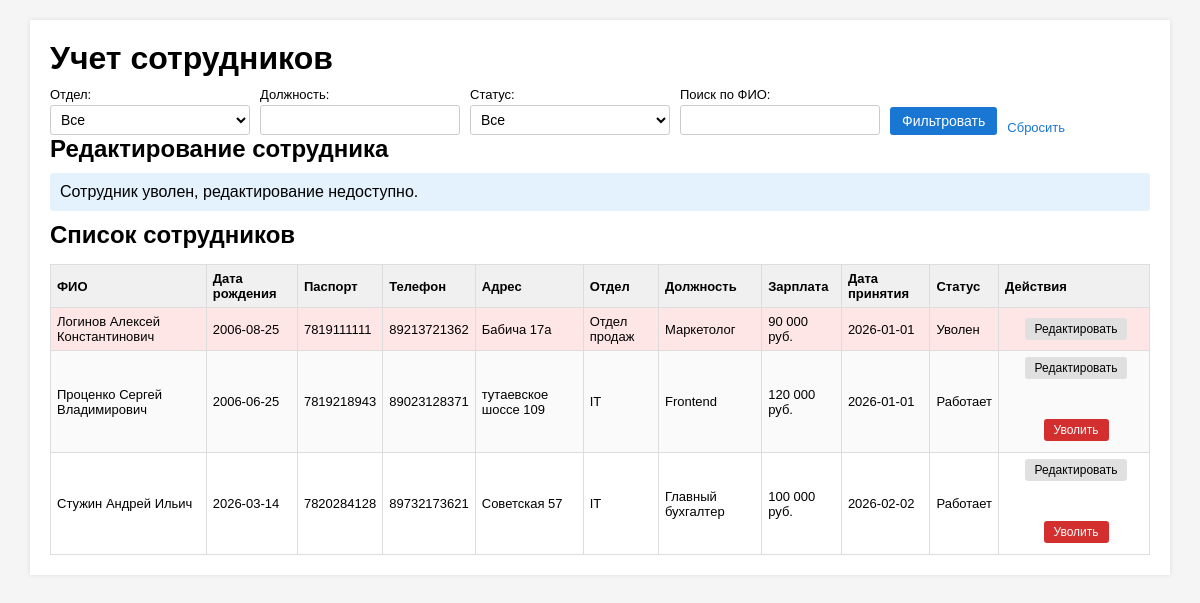
/index.php?edit_id=1, run on the app's committed database.
### tables this page shows
CREATE TABLE `employees` (
  `id` int NOT NULL,
  `full_name` varchar(255) NOT NULL,
  `birth_date` date NOT NULL,
  `passport` varchar(20) NOT NULL,
  `phone` varchar(20) NOT NULL,
  `address` varchar(255) NOT NULL,
  `department` varchar(100) NOT NULL,
  `position` varchar(100) NOT NULL,
  `salary` decimal(10,2) NOT NULL,
  `hire_date` date NOT NULL,
  `is_fired` tinyint(1) NOT NULL DEFAULT '0',
  `fired_at` date DEFAULT NULL
);

### index.php (the view, shortened to what this page needs)
<?php
require_once 'db.php';
$filter_position = trim($_GET['filter_position'] ?? '');
$search_name = trim($_GET['search_name'] ?? '');
$filter_status = trim($_GET['filter_status'] ?? '');
$sql = 'SELECT * FROM employees';
$sql .= ' ORDER BY full_name';
$stmt = $conn->prepare($sql);
$stmt->execute();
$employees = $stmt->get_result();
$edit_id = isset($_GET['edit_id']) ? (int)$_GET['edit_id'] : 0;
$edit_employee = null;
$edit_locked = false;
if ($edit_id > 0) {
    $stmt2 = $conn->prepare('SELECT * FROM employees WHERE id = ?');
    $stmt2->bind_param('i', $edit_id);
    $stmt2->execute();
    $res2 = $stmt2->get_result();
    $edit_employee = $res2->fetch_assoc();
    if ($edit_employee && (int)$edit_employee['is_fired'] === 1) {
        $edit_locked = true;
    }
}
?>
<!DOCTYPE html>
<html lang="ru">
<head>
    <link rel="stylesheet" href="style.css">
</head>
<body>
<div class="container">
    <h1>Учет сотрудников</h1>
    <div class="filters">
        <form method="get">
            <div>
                <label>Отдел:</label>
                <select name="filter_department">
                    <option value="">Все</option>
                </select>
            </div>
            <div>
                <label>Должность:</label>
                <input type="text" name="filter_position" value="<?php echo htmlspecialchars($filter_position); ?>">
            </div>
            <div>
                <label>Статус:</label>
                <select name="filter_status">
                    <option value="" <?php echo $filter_status === '' ? 'selected' : ''; ?>>Все</option>
                </select>
            </div>
            <div>
                <label>Поиск по ФИО:</label>
                <input type="text" name="search_name" value="<?php echo htmlspecialchars($search_name); ?>">
            </div>
            <button type="submit">Фильтровать</button>
            <a href="index.php" class="reset-link">Сбросить</a>
        </form>
    </div>
    <div class="form-block">
        <h2><?php echo $edit_employee ? 'Редактирование сотрудника' : 'Новый сотрудник'; ?></h2>
        <?php if ($edit_locked): ?>
            <div class="info">Сотрудник уволен, редактирование недоступно.</div>
        <?php endif; ?>
    </div>
    <h2>Список сотрудников</h2>
    <table>
        <thead>
        <tr>
            <th>ФИО</th>
            <th>Дата рождения</th>
            <th>Паспорт</th>
            <th>Телефон</th>
            <th>Адрес</th>
            <th>Отдел</th>
            <th>Должность</th>
            <th>Зарплата</th>
            <th>Дата принятия</th>
            <th>Статус</th>
            <th>Действия</th>
        </tr>
        </thead>
        <tbody>
        <?php while ($row = $employees->fetch_assoc()): ?>
            <tr class="<?php echo (int)$row['is_fired'] === 1 ? 'fired' : ''; ?>">
                <td><?php echo htmlspecialchars($row['full_name']); ?></td>
                <td><?php echo htmlspecialchars($row['birth_date']); ?></td>
                <td><?php echo htmlspecialchars($row['passport']); ?></td>
                <td><?php echo htmlspecialchars($row['phone']); ?></td>
                <td><?php echo htmlspecialchars($row['address']); ?></td>
                <td><?php echo htmlspecialchars($row['department']); ?></td>
                <td><?php echo htmlspecialchars($row['position']); ?></td>
                <td>
                    <?php
                    $salaryValue = (float)$row['salary'];
                    echo number_format($salaryValue, 0, '', ' ') . ' руб.';
                    ?>
                </td>
                <td><?php echo htmlspecialchars($row['hire_date']); ?></td>
                <td>
                    <?php if ((int)$row['is_fired'] === 1): ?>
                        Уволен
                    <?php else: ?>
                        Работает
                    <?php endif; ?>
                </td>
                <td class="actions-cell">
                    <a href="index.php?edit_id=<?php echo (int)$row['id']; ?>" class="btn btn-secondary">Редактировать</a>
                    <?php if ((int)$row['is_fired'] === 0): ?>
                        <form method="post" style="display:inline;">
                            <button type="submit" class="btn btn-danger" onclick="return confirm('Вы уверены, что хотите уволить сотрудника?');">Уволить</button>
                        </form>
                    <?php endif; ?>
                </td>
            </tr>
        <?php endwhile; ?>
        </tbody>
    </table>
</div>
</body>
</html>

### style.css (style rules this page uses)
body { font-family: Arial, sans-serif; background: #f5f5f5; margin: 0; padding: 0; }
.container { max-width: 1100px; margin: 20px auto; background: #fff; padding: 20px; box-shadow: 0 0 5px rgba(0,0,0,0.1); }
h1, h2 { margin-top: 0; margin-bottom: 10px; }
.filters form, .form-block form { display: flex; flex-wrap: wrap; gap: 10px; align-items: flex-end; }
.filters form { justify-content: flex-start; }
.filters div, .form-block .row { display: flex; flex-direction: column; min-width: 200px; }
label { font-size: 13px; margin-bottom: 3px; }
input[type="text"], input[type="tel"], input[type="date"], select { padding: 5px 6px; border: 1px solid #ccc; border-radius: 3px; font-size: 14px; background-color: #fff; box-sizing: border-box; }
.filters select, .filters input[type="text"] { height: 30px; }
button { padding: 6px 12px; border: none; background: #1976d2; color: #fff; cursor: pointer; border-radius: 3px; font-size: 14px; }
.reset-link, td a { font-size: 13px; color: #1976d2; text-decoration: none; }
table { width: 100%; border-collapse: collapse; margin-top: 15px; font-size: 13px; }
th, td { border: 1px solid #ddd; padding: 6px; text-align: left; }
th { background: #f0f0f0; }
tr:nth-child(even) { background: #fafafa; }
tr.fired { background: #ffe6e6; }
.actions-cell { text-align: center; }
.actions-cell a, .actions-cell form { display: inline-block; margin-left: 4px; }
.btn { display: inline-block; padding: 4px 10px; border-radius: 3px; font-size: 12px; text-decoration: none; border: none; cursor: pointer; }
.actions-cell .btn-danger { margin-top: 40px; }
.btn-secondary { background: #e0e0e0; color: #000; }
.btn-danger { background: #d32f2f; color: #fff; margin-bottom: 5px; }
.info { background: #e3f2fd; padding: 10px; border-radius: 3px; margin-bottom: 10px; }

### data on the page
employees: full_name "Логинов Алексей Константинович", birth_date "2006-08-25", passport "7819111111", phone "89213721362", address "Бабича 17а", department "Отдел продаж", position "Маркетолог", salary "90 000", hire_date "2026-01-01", is_fired "Уволен"
employees: full_name "Проценко Сергей Владимирович", birth_date "2006-06-25", passport "7819218943", phone "89023128371", address "тутаевское шоссе 109", department "IT", position "Frontend", salary "120 000", hire_date "2026-01-01", is_fired "Работает"
employees: full_name "Стужин Андрей Ильич", birth_date "2026-03-14", passport "7820284128", phone "89732173621", address "Советская 57", department "IT", position "Главный бухгалтер", salary "100 000", hire_date "2026-02-02", is_fired "Работает"
